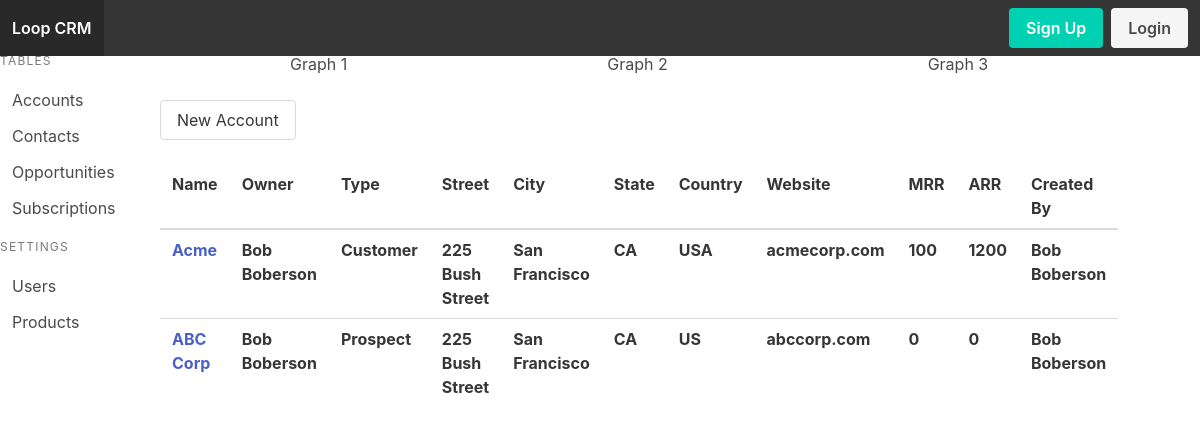
The page /account/r on the database as committed earlier.
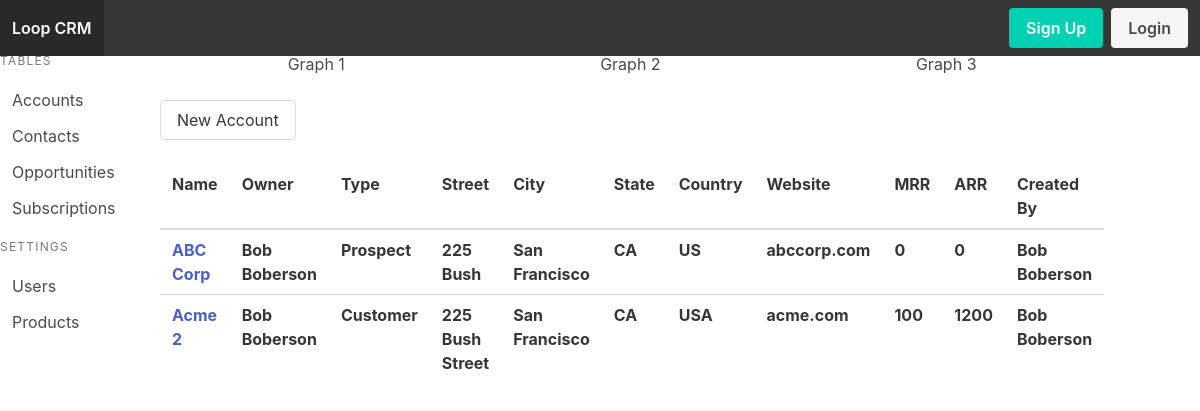
The same page on the database as committed later.
### models.py (models this page shows, shortened)
class Account(Model):
    name = CharField()
    owner = ForeignKeyField(model=User,backref='owner')
    created_by = ForeignKeyField(model=User,backref='creator')
    account_type = CharField()
    street = CharField()
    city = CharField()
    state = CharField()
    country = CharField()
    website = CharField()
    mrr = DecimalField()
    arr = DecimalField()
    class Meta:
        database = DATABASE

class User(UserMixin, Model):
    username = CharField(unique=True)
    fullname = CharField()
    email = CharField(unique=True)
    password = CharField(max_length=100)
    joined_at = DateTimeField(default=datetime.datetime.now)
    is_admin = BooleanField(default=False)
    class Meta:
        database = DATABASE

### app.py (the view)
@app.route('/account', methods=['GET'])
@app.route('/account/', methods=['GET'])
@app.route('/account/r', methods=['GET'])
@app.route('/account/<accountid>', methods=['GET'])
@app.route('/account/<accountid>/r', methods=['GET'])
def account(accountid=None):
    accounts = models.Account.select()
    if accountid != None:
        account = models.Account.select().where(accountid == models.Account.id).get()
        return render_template('account-detail.html', account=account, user=g.user._get_current_object())
    return render_template('account.html', accounts=accounts)

### app.py (called while the page is built)
@app.before_request
def before_request():
    g.db = models.DATABASE
    g.db.connect()
    g.user = current_user

@app.after_request
def after_request(response):
    g.db.close()
    return response

### templates/account.html
{% extends 'index.html' %}
{% from 'macros.html' import render_account %}
{% block content %}
<div class='container'>
    <div class='level'>
        <div class="level-item"><p>Graph 1</p></div>
        <div class="level-item"><p>Graph 2</p></div>
        <div class="level-item"><p>Graph 3</p></div>
    </div>
    <div class='level'>
            <div class="level-right">
                <div class="level-item">
                    <a class='button' href="{{url_for('create_account')}}">New Account</a>
                </div>
            </div>
    </div>
    <table class="table is-fullwidth is-hoverable">
        <thead>
            <tr>
                <th>Name</th>
                <th>Owner</th>
                <th>Type</th>
                <th>Street</th>
                <th>City</th>
                <th>State</th>
                <th>Country</th>
                <th>Website</th>
                <th>MRR</th>
                <th>ARR</th>
                <th>Created By</th>
            </tr>
        </thead>
        <tbody>
            {% for account in accounts %}
                {{ render_account(account) }}
            {% endfor %}
        </tbody>
    </table>
</div>
{% endblock %}

### templates/index.html (shortened to what this page needs)
<!DOCTYPE html>
<html lang="en">
<head>
    <link rel="stylesheet" href="https://cdnjs.cloudflare.com/ajax/libs/bulma/0.7.4/css/bulma.css">
</head>
<body class='has-navbar-fixed-top'>
    <header>
        <nav class="navbar is-fixed-top is-dark" role="navigation" aria-label="main navigation">
            <div class="navbar-brand">
                <a class="navbar-item has-text-weight-semibold" href="{{ url_for('index') }}">
                    <img src="" />Loop CRM</a>
            </div>
            <div class="navbar-menu">
              <div class="navbar-end">
                <div class="navbar-item">
                  <div class="buttons">
                    {% if current_user.is_authenticated %}
                    <a class="button is-light has-text-weight-semibold" href="" title="profile">Profile</a>
                    <a class="button is-light has-text-weight-semibold" href="{{ url_for('logout') }}" title="logout">Logout</a>
                    {% else %}
                    <a class="button is-primary has-text-weight-semibold" href="{{ url_for('signup') }}" title="register">Sign Up</a>
                    <a class="button is-light has-text-weight-semibold" href="{{ url_for('login') }}" title="login">Login</a>
                    {% endif %}
                  </div>
                </div>
              </div>
            </div>
          </nav>
    </header>
    <main class='columns container'>
        <aside class="menu column is-2">
            <p class="menu-label">
                Tables
            </p>
            <ul class="menu-list">
                <li><a href="{{url_for('account')}}">Accounts</a></li>
                <li><a href="{{url_for('contact')}}">Contacts</a></li>
                <li><a>Opportunities</a></li>
                <li><a>Subscriptions</a></li>
            </ul>
            <p class="menu-label">
                Settings
            </p>
            <ul class="menu-list">
                <li><a>Users</a></li>
                <li><a>Products</a></li>
            </ul>
        </aside>
        <section class='column'>
            {% block content %}
            {% endblock %}
        </section>
    </main>
</body>
</html>

### templates/macros.html (shortened to what this page needs)
{% macro render_account(account) %}
    <tr>
        <th><a href='{{account.id}}'>{{account.name}}</a></th>
        <th>{{account.owner.fullname}}</th>
        <th>{{account.account_type}}</th>
        <th>{{account.street}}</th>
        <th>{{account.city}}</th>
        <th>{{account.state}}</th>
        <th>{{account.country}}</th>
        <th>{{account.website}}</th>
        <th>{{account.mrr}}</th>
        <th>{{account.arr}}</th>
        <th>{{account.created_by.fullname}}</th>
    </tr>
{% endmacro %}

Rows that differ between the two databases and show on the page:
removed Account: name "Acme", owner.fullname "Bob Boberson", account_type "Customer", street "225 Bush Street", city "San Francisco", state "CA", country "USA", website "acmecorp.com", mrr "100", arr "1200", created_by.fullname "Bob Boberson"
changed Account "ABC Corp": street "225 Bush Street" → "225 Bush"
added Account: name "Acme 2", owner.fullname "Bob Boberson", account_type "Customer", street "225 Bush Street", city "San Francisco", state "CA", country "USA", website "acme.com", mrr "100", arr "1200", created_by.fullname "Bob Boberson"
